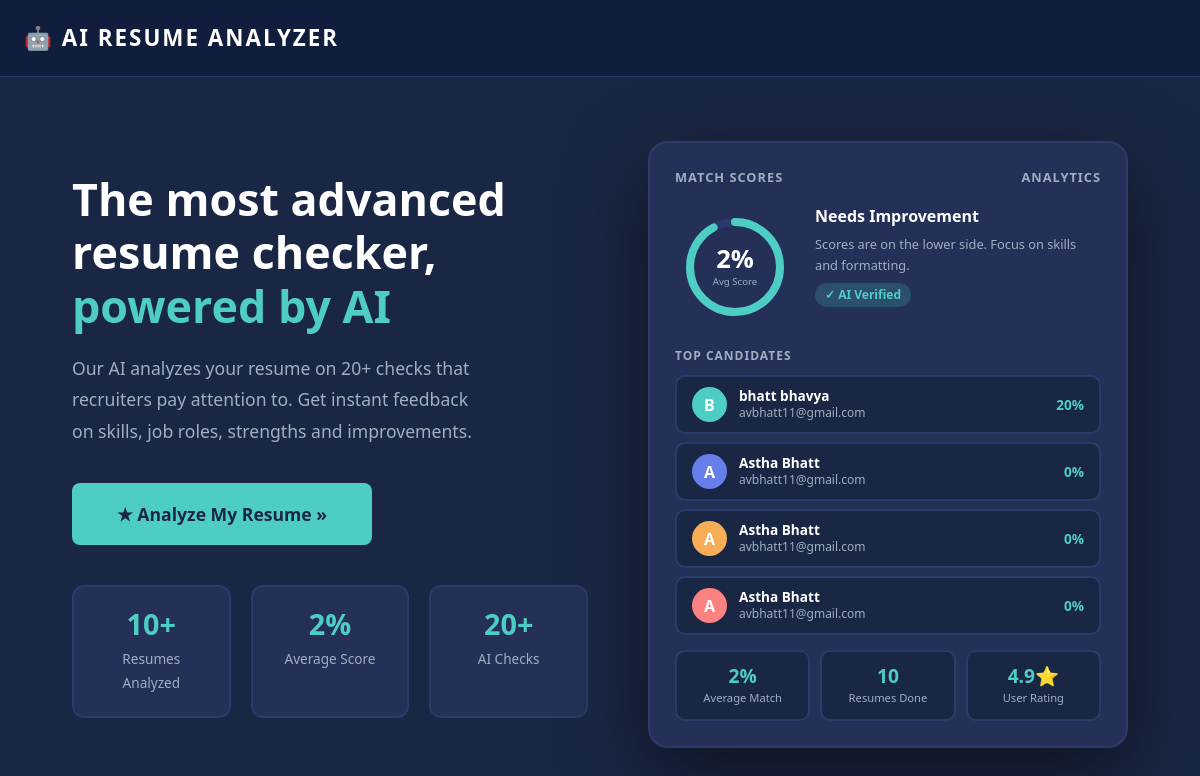
The page / on the database its author committed.
### analyzer/models.py (models this page shows, shortened)
class Resume(models.Model):
    name = models.CharField(max_length=100)
    email = models.CharField(max_length=100)
    resume_file = models.FileField(upload_to='resumes/')
    ai_feedback = models.TextField(blank=True, null=True)
    score = models.IntegerField(default=0)
    uploaded_at = models.DateTimeField(auto_now_add=True)

### analyzer/views.py (the view)
# urls.py: path('', views.home, name='home'),
def home(request):
    resumes = Resume.objects.all()
    total = resumes.count()
    avg_score = resumes.aggregate(avg=Avg('score'))['avg'] or 0
    top_candidates = resumes.order_by('-score')[:4]
    context = {
        'total_resumes': total,
        'avg_score': round(avg_score),
        'top_candidates': top_candidates,
    }
    return render(request, 'analyzer/home.html', context)

### analyzer/templates/analyzer/home.html (shortened to what this page needs)
{% extends 'analyzer/base.html' %}
{% block content %}
<div class="hero">
    <div class="hero-left">
        <h1>The most advanced<br>resume checker,<br><span>powered by AI</span></h1>
        <p>Our AI analyzes your resume on 20+ checks that<br>
        recruiters pay attention to. Get instant feedback<br>
        on skills, job roles, strengths and improvements.</p>
        <a href="/upload/" class="btn-main">★ Analyze My Resume »</a>
        <div class="stats-row">
            <div class="stat-box">
                <h3>{{ total_resumes }}+</h3>
                <p>Resumes Analyzed</p>
            </div>
            <div class="stat-box">
                <h3>{{ avg_score }}%</h3>
                <p>Average Score</p>
            </div>
            <div class="stat-box">
                <h3>20+</h3>
                <p>AI Checks</p>
            </div>
        </div>
    </div>
    <div class="dashboard">
        <div class="dash-header">
            <span class="dash-title">MATCH SCORES</span>
            <span class="dash-title">ANALYTICS</span>
        </div>
        <div class="score-section">
            <div class="score-circle-wrap">
                <svg width="120" height="120" viewBox="0 0 120 120">
                    <circle class="score-circle-bg" cx="60" cy="60" r="45"/>
                    <circle class="score-circle-fill" cx="60" cy="60" r="45"/>
                </svg>
                <div class="score-text">
                    <h2>{{ avg_score }}%</h2>
                    <p>Avg Score</p>
                </div>
            </div>
            <div class="score-info">
                {% if avg_score >= 80 %}
                    <h3>Excellent Match!</h3>
                    <p>Resumes are scoring very well. Keep uploading to improve further!</p>
                {% elif avg_score >= 60 %}
                    <h3>Good Performance!</h3>
                    <p>Average score is decent. There's room for improvement!</p>
                {% elif avg_score > 0 %}
                    <h3>Needs Improvement</h3>
                    <p>Scores are on the lower side. Focus on skills and formatting.</p>
                {% else %}
                    <h3>No Data Yet</h3>
                    <p>Upload your first resume to see your AI match score!</p>
                {% endif %}
                <span class="badge-teal">✓ AI Verified</span>
            </div>
        </div>
        <div class="candidates-title">TOP CANDIDATES</div>
        {% if top_candidates %}
            {% for r in top_candidates %}
            <div class="candidate">
                <div class="avatar color-{{ forloop.counter }}">
                    {{ r.name|first|upper }}
                </div>
                <div class="candidate-info">
                    <h4>{{ r.name }}</h4>
                    <p>{{ r.email }}</p>
                </div>
                <span class="match-score">{{ r.score }}%</span>
            </div>
            {% endfor %}
        {% else %}
            <p style="color:#a0aec0; text-align:center; padding: 20px 0;">
                No resumes uploaded yet.
            </p>
        {% endif %}
        <div class="bottom-stats">
            <div class="mini-stat">
                <h4>{{ avg_score }}%</h4>
                <p>Average Match</p>
            </div>
            <div class="mini-stat">
                <h4>{{ total_resumes }}</h4>
                <p>Resumes Done</p>
            </div>
            <div class="mini-stat">
                <h4>4.9⭐</h4>
                <p>User Rating</p>
            </div>
        </div>
    </div>
</div>
{% endblock %}

### analyzer/templates/analyzer/base.html (shortened to what this page needs)
<!DOCTYPE html>
<html lang="en">
<head>
    <link href="https://cdn.jsdelivr.net/npm/bootstrap@5.3.0/dist/css/bootstrap.min.css" rel="stylesheet">
</head>
<body>
    <nav class="navbar px-4 py-3">
        <span class="navbar-brand">🤖 AI RESUME ANALYZER</span>
    </nav>
    <div class="container-fluid">
        {% block content %}
        {% endblock %}
    </div>
</body>
</html>

### analyzer/templates/analyzer/base.html (style rules this page uses)
* { margin: 0; padding: 0; box-sizing: border-box; }
body { background-color: #1a2744; color: white; font-family: 'Segoe UI', sans-serif; }
.navbar { background-color: #111d3c !important; border-bottom: 1px solid #2a3a6a; }
.navbar-brand { color: white !important; font-weight: 800; font-size: 1.4rem; letter-spacing: 2px; }

### analyzer/templates/analyzer/home.html (style rules this page uses)
* { box-sizing: border-box; }
.hero { min-height: 92vh; display: flex; align-items: center; background: #1a2744; padding: 40px 60px; gap: 60px; flex-wrap: wrap; }
.hero-left { flex: 1; min-width: 300px; animation: fadeInUp 0.8s ease; }
.hero-left h1 { font-size: 2.8rem; font-weight: 800; color: white; line-height: 1.2; margin-bottom: 20px; }
.hero-left h1 span { color: #4ecdc4; }
.hero-left p { font-size: 1.1rem; color: #a0aec0; line-height: 1.8; margin-bottom: 35px; }
.btn-main { background: #4ecdc4; color: #1a2744; padding: 18px 45px; border-radius: 8px; font-size: 1.1rem; font-weight: 800; text-decoration: none; display: inline-block; transition: all 0.3s; animation: pulse 2s infinite; }
.stats-row { display: flex; gap: 20px; margin-top: 40px; flex-wrap: wrap; }
.stat-box { background: #243057; border-radius: 12px; padding: 20px 25px; border: 2px solid #2a3a6a; text-align: center; flex: 1; min-width: 120px; animation: fadeInUp 1s ease; }
.stat-box h3 { color: #4ecdc4; font-size: 1.8rem; font-weight: 800; margin: 0; }
.stat-box p { color: #a0aec0; font-size: 0.85rem; margin: 5px 0 0; }
.dashboard { flex: 1; min-width: 320px; max-width: 480px; background: #243057; border-radius: 20px; padding: 25px; box-shadow: 0 30px 80px rgba(0,0,0,0.5); border: 2px solid #2a3a6a; animation: float 4s ease-in-out infinite; }
.dash-header { display: flex; justify-content: space-between; margin-bottom: 20px; }
.dash-title { color: #a0aec0; font-size: 0.8rem; font-weight: 600; letter-spacing: 1px; }
.score-section { display: flex; gap: 20px; margin-bottom: 20px; }
.score-circle-wrap { position: relative; width: 120px; height: 120px; flex-shrink: 0; }
.score-circle-wrap svg { transform: rotate(-90deg); }
.score-text { position: absolute; top: 50%; left: 50%; transform: translate(-50%, -50%); text-align: center; }
.score-text h2 { color: white; font-size: 1.6rem; font-weight: 800; margin: 0; }
.score-text p { color: #a0aec0; font-size: 0.6rem; margin: 0; }
.score-info { flex: 1; }
.score-info h3 { color: white; font-size: 1rem; font-weight: 700; margin: 0 0 8px; }
.score-info p { color: #a0aec0; font-size: 0.8rem; line-height: 1.6; margin: 0; }
.badge-teal { display: inline-block; background: rgba(78,205,196,0.2); color: #4ecdc4; padding: 3px 10px; border-radius: 20px; font-size: 0.75rem; font-weight: 600; margin-top: 8px; }
.candidates-title { color: #a0aec0; font-size: 0.75rem; font-weight: 600; letter-spacing: 1px; margin-bottom: 10px; }
.candidate { display: flex; align-items: center; gap: 12px; background: #1a2744; border-radius: 10px; padding: 10px 15px; margin-bottom: 8px; border: 2px solid #2a3a6a; animation: slideIn 0.5s ease forwards; opacity: 0; }
.candidate:nth-child(4) { animation-delay: 1.4s; }
.avatar { width: 35px; height: 35px; border-radius: 50%; display: flex; align-items: center; justify-content: center; font-size: 1rem; font-weight: 700; color: white; flex-shrink: 0; }
.color-1 { background: #4ecdc4; }
.color-2 { background: #667eea; }
.color-3 { background: #f6ad55; }
.color-4 { background: #fc8181; }
.candidate-info { flex: 1; }
.candidate-info h4 { color: white; font-size: 0.85rem; font-weight: 600; margin: 0; }
.candidate-info p { color: #a0aec0; font-size: 0.75rem; margin: 0; }
.match-score { color: #4ecdc4; font-size: 0.85rem; font-weight: 700; }
.bottom-stats { display: flex; gap: 10px; margin-top: 15px; }
.mini-stat { flex: 1; background: #1a2744; border-radius: 10px; padding: 12px; border: 2px solid #2a3a6a; text-align: center; }
.mini-stat h4 { color: #4ecdc4; font-size: 1.2rem; font-weight: 800; margin: 0; }
.mini-stat p { color: #a0aec0; font-size: 0.7rem; margin: 3px 0 0; }

### rows shown on the page
Resume: name|first "B", name "bhatt bhavya", email "avbhatt11@gmail.com", score "20"
Resume: name|first "A", name "Astha Bhatt", email "avbhatt11@gmail.com", score "0"
Resume: name|first "A", name "Astha Bhatt", email "avbhatt11@gmail.com", score "0"
Resume: name|first "A", name "Astha Bhatt", email "avbhatt11@gmail.com", score "0"

### other values the page prints
{{ total_resumes }} "10"
{{ avg_score }} "2"
